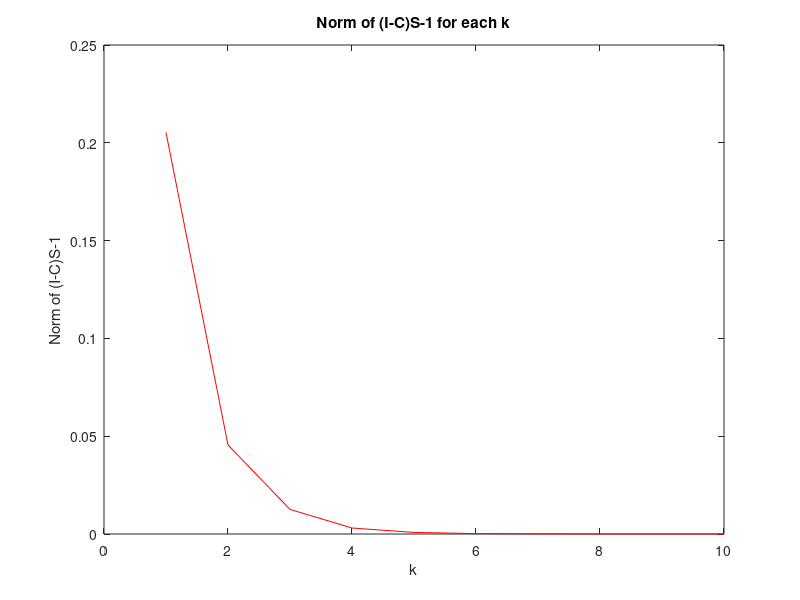

The MATLAB script that drew this image:
% Maths Tools: MATLAB Project
% Authors: Kadriye Nur Bakirci
%          Miguel Angel Guzman

%%%%%%%%%%%%%%%%%%%%%%%%%%%%%%% PART 1.2 %%%%%%%%%%%%%%%%%%%%%%%%%%%%%%%%%%
% Matrix Inverse and Infinite Series
%%%%%%%%%%%%%%%%%%%%%%%%%%%%%%%%%%%%%%%%%%%%%%%%%%%%%%%%%%%%%%%%%%%%%%%%%%%

% PURPOSE
% To see examples for which the matrix series I+C+C^2+. . .+C^k does
% converge to (I - C)-1 and examples for which it does not.
% Let the matrix C given by:
% 
%         1   |1 -1  5|
%    C = -- * |0  1 -2|
%        10   |1  3 -3|
%
% Type the following lines to calculate I + C + C2 + . . . + Ck for several
% values of k.
%                     I = eye(3); S = I;
%                     S = I + C - S

% -------------------------------------------------------------------------
% SECTION 1
% Use the up arrow key to execute the sum line repeatedly and watch to see 
% that this series does seem to converge.
% (The first time you execute this line, you get S = I + C;
% the second time you get I + C + C^2; etc.)
% How many times must you repeat it until the matrix S seems to stop
% changing, at least as far as what you see on the screen?

% Declaration of matrix C
C = 1/10 * [1 -1 5; 0 1 -2; 1 3 -3];

% Creation of Identity Matrix I3 (3x3)
I = eye(3);

% Declare matrix S and set it to a starting value of I3
S = I;

% Series matrix should converge to (I-C)^-1, so it is computed for analysis
fprintf("Inverse matrix of (I-C):\n");
inv(I - C)

% Declaration and assignment of 'k' value for the series
k = 10;

% Print analysis purpose for section
fprintf("S matrix analysis for each 'k' until k = %d.\n", k);

% Loop for different values of 'k' of the series equation
% Print matrix S in console each time to analyze matrix convergence
for i = 1 : k
    fprintf("Current k value: %d\n", i);
    % Series equation definition
    S = I + C * S
end

% END OF SECTION 1
% -------------------------------------------------------------------------

% SECTION 2
% One way to check whether S is close to the inverse of (I - C) is to see
% whether the norm of (I - C)S - I is small. Experiment with different
% values of k to find how many terms of the series you must use in
%                  S = I + C + C^2 + . . . + C^k
% in order to get the norm of (I - C)S - I to be 10^-10 or smaller.

% Reset matrix S to value of I3
S = I;

% Re-assignment of 'k' value for the series
k = 10;

% Initialize an empty row vector of k elements to store norm results
y = zeros(1,k);

% Print analysis purpose for section
fprintf("Norm of (I-C)S-I analysis for each 'k' until k = %d.\n", k);

% Loop for different values of 'k' of the series equation
% Print norm of (I - C)S - I in console each time to analyze its size
for i = 1 : k
    fprintf("Current k value: %d\n", i);
    % Series equation definition
    S = I + C * S;
    % Variable to store/print the norm of (I - C)S - I for each k iteration
    n = norm((I-C) * S - I)
    % Store each norm value in the y-axis vector for plotting
    y(1,i) = n;
end

% Norm of (I-C)S-1 plot Section
% Create x-axis row vector of k elements
x = [1:k];
%Select figure
figure(1)
% Display the plot
plot(x,y,'r')
title('Norm of (I-C)S-1 for each k')
xlabel('k')
ylabel('Norm of (I-C)S-1')

% END OF SECTION 2
% -------------------------------------------------------------------------